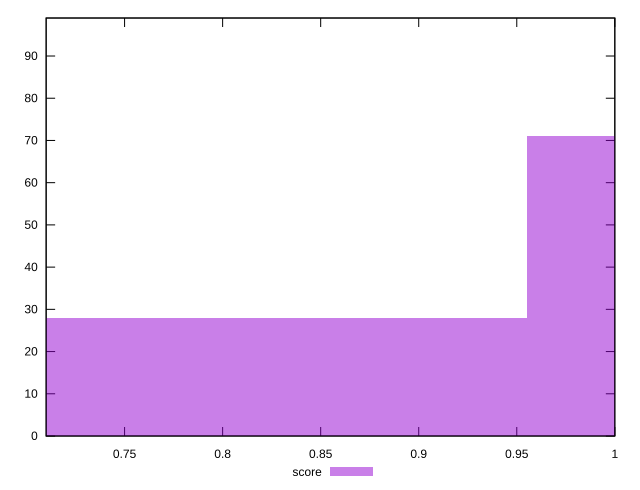

Source code (gnuplot):
reset

$score <<EOF
1.0918052387357888 71
0.8188539290518416 28
EOF

set key outside below
set boxwidth 0.2729513096839472
set xrange [0.71:1]
set yrange [0:99]
set trange [0:99]
set style fill transparent solid 0.5 noborder
set terminal svg size 640, 490 enhanced background rgb 'white'
set output "reports/report_00027_2021-02-24T12-40-31.850Z/uses-rel-preconnect/samples/card/score/histogram.svg"

plot $score title "score" with boxes

reset
